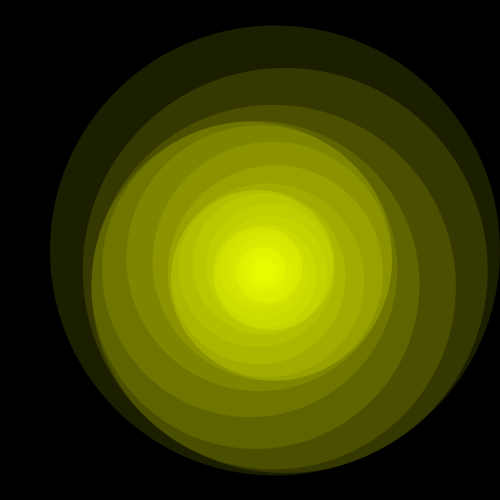
Frame 1 (no input)
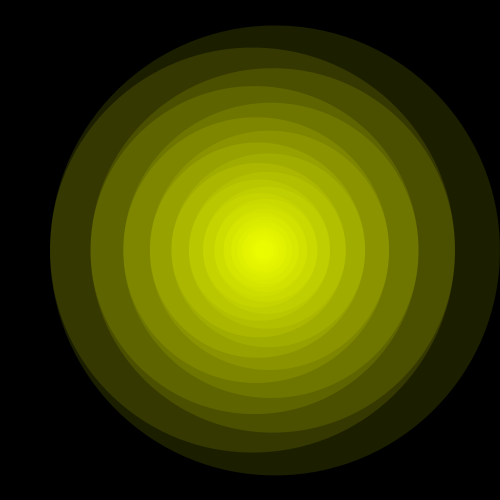
Frame 60 (the mouse pressed at the canvas centre just before this capture)
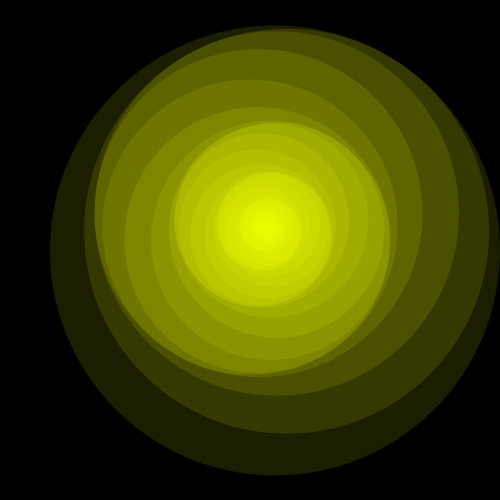
Frame 120 (the mouse held since frame 60 and released just before this capture)

The Processing sketch that drew these frames (run headless with seeded random() and noise(); from frame 60 on, the mouse is pressed at the canvas centre):

// Processing sketch: composition2
// ── composition2.pde
/* OpenProcessing Tweak of *@*http://www.openprocessing.org/sketch/129951*@* */
/* !do not delete the line above, required for linking your tweak if you upload again */
float x=500;
float y=500;
float x2,y2;
float kaku=60;
float a=0.9;
void setup(){
size(500,500);
background(0);
translate(width/2,height/2);
/*for(int i=0; i<30; i++){
  pushMatrix();
  translate(tenX,tenY);
  rotate(radians(kaku));
  tenX=(x-x*a)/2;
  x=x*a;
  y=y*a;
  ellipse(tenX,0,x,y);
  popMatrix(); 
}*/
colorMode(HSB);
noStroke();
fill(45,399,399,30);
ellipse(0,0,width,height);
circle(0);
}
void draw(){
 background(0);


translate(width/2,height/2);
rotate(radians(1));
kaku+=2;
x=500;
y=500;


//fill(155,200,255);
  circle(0);

}

void circle(int count){
  if(count<60){
 float centX=cos(radians(kaku*count))*(x-x*a)/2;
 float centY=sin(radians(kaku*count))*(x-x*a)/2;
  x=x*a;
  y=y*a;
  translate(centX,centY);
  ellipse(0,0,x,y);
  count++;
  circle(count);
  }
  
}
